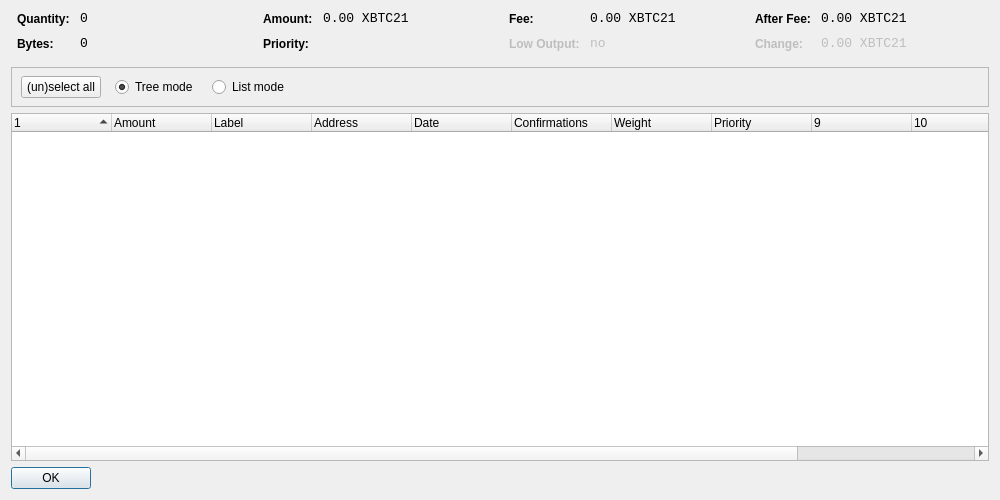
<?xml version="1.0" encoding="UTF-8"?>
<ui version="4.0">
 <class>CoinControlDialog</class>
 <widget class="QWidget" name="CoinControlDialog">
  <property name="geometry">
   <rect>
    <x>0</x>
    <y>0</y>
    <width>1000</width>
    <height>500</height>
   </rect>
  </property>
  <property name="windowTitle">
   <string>Coin Control</string>
  </property>
  <layout class="QVBoxLayout" name="verticalLayout">
   <item>
    <layout class="QHBoxLayout" name="horizontalLayoutTop" stretch="0,0,0,0">
     <property name="topMargin">
      <number>0</number>
     </property>
     <property name="bottomMargin">
      <number>10</number>
     </property>
     <item>
      <layout class="QFormLayout" name="formLayoutCoinControl1">
       <property name="horizontalSpacing">
        <number>10</number>
       </property>
       <property name="verticalSpacing">
        <number>10</number>
       </property>
       <property name="leftMargin">
        <number>6</number>
       </property>
       <property name="rightMargin">
        <number>6</number>
       </property>
       <item row="0" column="0">
        <widget class="QLabel" name="labelCoinControlQuantityText">
         <property name="styleSheet">
          <string notr="true">font-weight:bold;</string>
         </property>
         <property name="text">
          <string>Quantity:</string>
         </property>
        </widget>
       </item>
       <item row="0" column="1">
        <widget class="QLabel" name="labelCoinControlQuantity">
         <property name="font">
          <font>
           <family>Monospace</family>
           <pointsize>10</pointsize>
          </font>
         </property>
         <property name="cursor">
          <cursorShape>IBeamCursor</cursorShape>
         </property>
         <property name="contextMenuPolicy">
          <enum>Qt::ActionsContextMenu</enum>
         </property>
         <property name="text">
          <string notr="true">0</string>
         </property>
         <property name="textInteractionFlags">
          <set>Qt::LinksAccessibleByMouse|Qt::TextSelectableByKeyboard|Qt::TextSelectableByMouse</set>
         </property>
        </widget>
       </item>
       <item row="1" column="0">
        <widget class="QLabel" name="labelCoinControlBytesText">
         <property name="styleSheet">
          <string notr="true">font-weight:bold;</string>
         </property>
         <property name="text">
          <string>Bytes:</string>
         </property>
        </widget>
       </item>
       <item row="1" column="1">
        <widget class="QLabel" name="labelCoinControlBytes">
         <property name="font">
          <font>
           <family>Monospace</family>
           <pointsize>10</pointsize>
          </font>
         </property>
         <property name="cursor">
          <cursorShape>IBeamCursor</cursorShape>
         </property>
         <property name="contextMenuPolicy">
          <enum>Qt::ActionsContextMenu</enum>
         </property>
         <property name="text">
          <string notr="true">0</string>
         </property>
         <property name="textInteractionFlags">
          <set>Qt::LinksAccessibleByMouse|Qt::TextSelectableByKeyboard|Qt::TextSelectableByMouse</set>
         </property>
        </widget>
       </item>
      </layout>
     </item>
     <item>
      <layout class="QFormLayout" name="formLayoutCoinControl2">
       <property name="horizontalSpacing">
        <number>10</number>
       </property>
       <property name="verticalSpacing">
        <number>10</number>
       </property>
       <property name="leftMargin">
        <number>6</number>
       </property>
       <property name="rightMargin">
        <number>6</number>
       </property>
       <item row="0" column="0">
        <widget class="QLabel" name="labelCoinControlAmountText">
         <property name="styleSheet">
          <string notr="true">font-weight:bold;</string>
         </property>
         <property name="text">
          <string>Amount:</string>
         </property>
        </widget>
       </item>
       <item row="0" column="1">
        <widget class="QLabel" name="labelCoinControlAmount">
         <property name="font">
          <font>
           <family>Monospace</family>
           <pointsize>10</pointsize>
          </font>
         </property>
         <property name="cursor">
          <cursorShape>IBeamCursor</cursorShape>
         </property>
         <property name="contextMenuPolicy">
          <enum>Qt::ActionsContextMenu</enum>
         </property>
         <property name="text">
          <string notr="true">0.00 XBTC21</string>
         </property>
         <property name="textInteractionFlags">
          <set>Qt::LinksAccessibleByMouse|Qt::TextSelectableByKeyboard|Qt::TextSelectableByMouse</set>
         </property>
        </widget>
       </item>
       <item row="1" column="0">
        <widget class="QLabel" name="labelCoinControlPriorityText">
         <property name="styleSheet">
          <string notr="true">font-weight:bold;</string>
         </property>
         <property name="text">
          <string>Priority:</string>
         </property>
        </widget>
       </item>
       <item row="1" column="1">
        <widget class="QLabel" name="labelCoinControlPriority">
         <property name="font">
          <font>
           <family>Monospace</family>
           <pointsize>10</pointsize>
          </font>
         </property>
         <property name="cursor">
          <cursorShape>IBeamCursor</cursorShape>
         </property>
         <property name="contextMenuPolicy">
          <enum>Qt::ActionsContextMenu</enum>
         </property>
         <property name="text">
          <string/>
         </property>
         <property name="textInteractionFlags">
          <set>Qt::LinksAccessibleByMouse|Qt::TextSelectableByKeyboard|Qt::TextSelectableByMouse</set>
         </property>
        </widget>
       </item>
      </layout>
     </item>
     <item>
      <layout class="QFormLayout" name="formLayoutCoinControl3">
       <property name="horizontalSpacing">
        <number>10</number>
       </property>
       <property name="verticalSpacing">
        <number>10</number>
       </property>
       <property name="leftMargin">
        <number>6</number>
       </property>
       <property name="rightMargin">
        <number>6</number>
       </property>
       <item row="0" column="0">
        <widget class="QLabel" name="labelCoinControlFeeText">
         <property name="styleSheet">
          <string notr="true">font-weight:bold;</string>
         </property>
         <property name="text">
          <string>Fee:</string>
         </property>
        </widget>
       </item>
       <item row="0" column="1">
        <widget class="QLabel" name="labelCoinControlFee">
         <property name="font">
          <font>
           <family>Monospace</family>
           <pointsize>10</pointsize>
          </font>
         </property>
         <property name="cursor">
          <cursorShape>IBeamCursor</cursorShape>
         </property>
         <property name="contextMenuPolicy">
          <enum>Qt::ActionsContextMenu</enum>
         </property>
         <property name="text">
          <string notr="true">0.00 XBTC21</string>
         </property>
         <property name="textInteractionFlags">
          <set>Qt::LinksAccessibleByMouse|Qt::TextSelectableByKeyboard|Qt::TextSelectableByMouse</set>
         </property>
        </widget>
       </item>
       <item row="1" column="0">
        <widget class="QLabel" name="labelCoinControlLowOutputText">
         <property name="enabled">
          <bool>false</bool>
         </property>
         <property name="styleSheet">
          <string notr="true">font-weight:bold;</string>
         </property>
         <property name="text">
          <string>Low Output:</string>
         </property>
        </widget>
       </item>
       <item row="1" column="1">
        <widget class="QLabel" name="labelCoinControlLowOutput">
         <property name="enabled">
          <bool>false</bool>
         </property>
         <property name="font">
          <font>
           <family>Monospace</family>
           <pointsize>10</pointsize>
          </font>
         </property>
         <property name="cursor">
          <cursorShape>IBeamCursor</cursorShape>
         </property>
         <property name="contextMenuPolicy">
          <enum>Qt::ActionsContextMenu</enum>
         </property>
         <property name="text">
          <string>no</string>
         </property>
         <property name="textInteractionFlags">
          <set>Qt::LinksAccessibleByMouse|Qt::TextSelectableByKeyboard|Qt::TextSelectableByMouse</set>
         </property>
        </widget>
       </item>
      </layout>
     </item>
     <item>
      <layout class="QFormLayout" name="formLayoutCoinControl4">
       <property name="horizontalSpacing">
        <number>10</number>
       </property>
       <property name="verticalSpacing">
        <number>10</number>
       </property>
       <property name="leftMargin">
        <number>6</number>
       </property>
       <property name="rightMargin">
        <number>6</number>
       </property>
       <item row="0" column="0">
        <widget class="QLabel" name="labelCoinControlAfterFeeText">
         <property name="styleSheet">
          <string notr="true">font-weight:bold;</string>
         </property>
         <property name="text">
          <string>After Fee:</string>
         </property>
        </widget>
       </item>
       <item row="0" column="1">
        <widget class="QLabel" name="labelCoinControlAfterFee">
         <property name="font">
          <font>
           <family>Monospace</family>
           <pointsize>10</pointsize>
          </font>
         </property>
         <property name="cursor">
          <cursorShape>IBeamCursor</cursorShape>
         </property>
         <property name="contextMenuPolicy">
          <enum>Qt::ActionsContextMenu</enum>
         </property>
         <property name="text">
          <string notr="true">0.00 XBTC21</string>
         </property>
         <property name="textInteractionFlags">
          <set>Qt::LinksAccessibleByMouse|Qt::TextSelectableByKeyboard|Qt::TextSelectableByMouse</set>
         </property>
        </widget>
       </item>
       <item row="1" column="0">
        <widget class="QLabel" name="labelCoinControlChangeText">
         <property name="enabled">
          <bool>false</bool>
         </property>
         <property name="styleSheet">
          <string notr="true">font-weight:bold;</string>
         </property>
         <property name="text">
          <string>Change:</string>
         </property>
        </widget>
       </item>
       <item row="1" column="1">
        <widget class="QLabel" name="labelCoinControlChange">
         <property name="enabled">
          <bool>false</bool>
         </property>
         <property name="font">
          <font>
           <family>Monospace</family>
           <pointsize>10</pointsize>
          </font>
         </property>
         <property name="cursor">
          <cursorShape>IBeamCursor</cursorShape>
         </property>
         <property name="contextMenuPolicy">
          <enum>Qt::ActionsContextMenu</enum>
         </property>
         <property name="text">
          <string notr="true">0.00 XBTC21</string>
         </property>
         <property name="textInteractionFlags">
          <set>Qt::LinksAccessibleByMouse|Qt::TextSelectableByKeyboard|Qt::TextSelectableByMouse</set>
         </property>
        </widget>
       </item>
      </layout>
     </item>
    </layout>
   </item>
   <item>
    <widget class="QFrame" name="frame">
     <property name="minimumSize">
      <size>
       <width>0</width>
       <height>40</height>
      </size>
     </property>
     <property name="frameShape">
      <enum>QFrame::StyledPanel</enum>
     </property>
     <property name="frameShadow">
      <enum>QFrame::Sunken</enum>
     </property>
     <widget class="QWidget" name="horizontalLayoutWidget">
      <property name="geometry">
       <rect>
        <x>10</x>
        <y>0</y>
        <width>781</width>
        <height>41</height>
       </rect>
      </property>
      <layout class="QHBoxLayout" name="horizontalLayoutPanel" stretch="0,0,0,0">
       <property name="spacing">
        <number>14</number>
       </property>
       <item>
        <widget class="QPushButton" name="pushButtonSelectAll">
         <property name="sizePolicy">
          <sizepolicy hsizetype="Maximum" vsizetype="Fixed">
           <horstretch>0</horstretch>
           <verstretch>0</verstretch>
          </sizepolicy>
         </property>
         <property name="text">
          <string>(un)select all</string>
         </property>
        </widget>
       </item>
       <item>
        <widget class="QRadioButton" name="radioTreeMode">
         <property name="sizePolicy">
          <sizepolicy hsizetype="Maximum" vsizetype="Fixed">
           <horstretch>0</horstretch>
           <verstretch>0</verstretch>
          </sizepolicy>
         </property>
         <property name="text">
          <string>Tree mode</string>
         </property>
         <property name="checked">
          <bool>true</bool>
         </property>
        </widget>
       </item>
       <item>
        <widget class="QRadioButton" name="radioListMode">
         <property name="sizePolicy">
          <sizepolicy hsizetype="Maximum" vsizetype="Fixed">
           <horstretch>0</horstretch>
           <verstretch>0</verstretch>
          </sizepolicy>
         </property>
         <property name="text">
          <string>List mode</string>
         </property>
        </widget>
       </item>
       <item>
        <spacer name="horizontalSpacer">
         <property name="orientation">
          <enum>Qt::Horizontal</enum>
         </property>
         <property name="sizeHint" stdset="0">
          <size>
           <width>40</width>
           <height>20</height>
          </size>
         </property>
        </spacer>
       </item>
      </layout>
     </widget>
    </widget>
   </item>
   <item>
    <widget class="CoinControlTreeWidget" name="treeWidget">
     <property name="contextMenuPolicy">
      <enum>Qt::CustomContextMenu</enum>
     </property>
     <property name="sortingEnabled">
      <bool>false</bool>
     </property>
     <property name="columnCount">
      <number>12</number>
     </property>
     <attribute name="headerShowSortIndicator" stdset="0">
      <bool>true</bool>
     </attribute>
     <attribute name="headerStretchLastSection">
      <bool>false</bool>
     </attribute>
     <column>
      <property name="text">
       <string/>
      </property>
     </column>
     <column>
      <property name="text">
       <string>Amount</string>
      </property>
     </column>
     <column>
      <property name="text">
       <string>Label</string>
      </property>
     </column>
     <column>
      <property name="text">
       <string>Address</string>
      </property>
     </column>
     <column>
      <property name="text">
       <string>Date</string>
      </property>
     </column>
     <column>
      <property name="text">
       <string>Confirmations</string>
      </property>
      <property name="toolTip">
       <string>Confirmed</string>
      </property>
     </column>
     <column>
      <property name="text">
       <string>Weight</string>
      </property>
     </column>
     <column>
      <property name="text">
       <string>Priority</string>
      </property>
     </column>
     <column>
      <property name="text">
       <string/>
      </property>
     </column>
     <column>
      <property name="text">
       <string/>
      </property>
     </column>
     <column>
      <property name="text">
       <string/>
      </property>
     </column>
     <column>
      <property name="text">
       <string/>
      </property>
     </column>
    </widget>
   </item>
   <item>
    <widget class="QDialogButtonBox" name="buttonBox">
     <property name="sizePolicy">
      <sizepolicy hsizetype="Maximum" vsizetype="Fixed">
       <horstretch>0</horstretch>
       <verstretch>0</verstretch>
      </sizepolicy>
     </property>
     <property name="orientation">
      <enum>Qt::Horizontal</enum>
     </property>
     <property name="standardButtons">
      <set>QDialogButtonBox::Ok</set>
     </property>
    </widget>
   </item>
  </layout>
 </widget>
 <customwidgets>
  <customwidget>
   <class>CoinControlTreeWidget</class>
   <extends>QTreeWidget</extends>
   <header>coincontroltreewidget.h</header>
  </customwidget>
 </customwidgets>
 <resources/>
 <connections/>
</ui>
